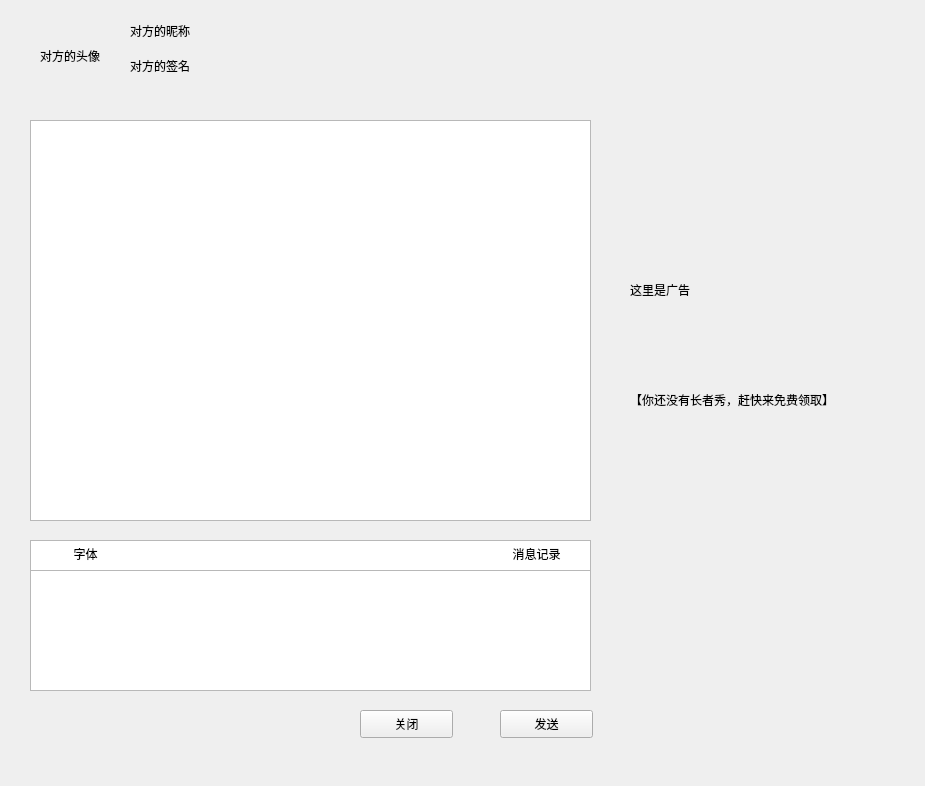
<?xml version="1.0" encoding="UTF-8"?>
<ui version="4.0">
 <class>ChatDialog</class>
 <widget class="QWidget" name="ChatDialog">
  <property name="geometry">
   <rect>
    <x>0</x>
    <y>0</y>
    <width>925</width>
    <height>786</height>
   </rect>
  </property>
  <property name="windowTitle">
   <string>Form</string>
  </property>
  <widget class="QTextEdit" name="messageBox_textEdit">
   <property name="geometry">
    <rect>
     <x>30</x>
     <y>120</y>
     <width>561</width>
     <height>401</height>
    </rect>
   </property>
  </widget>
  <widget class="QTextEdit" name="messageEdit_textEdit">
   <property name="geometry">
    <rect>
     <x>30</x>
     <y>570</y>
     <width>561</width>
     <height>121</height>
    </rect>
   </property>
  </widget>
  <widget class="QPushButton" name="send_pushButton">
   <property name="geometry">
    <rect>
     <x>500</x>
     <y>710</y>
     <width>93</width>
     <height>28</height>
    </rect>
   </property>
   <property name="text">
    <string>发送</string>
   </property>
  </widget>
  <widget class="QPushButton" name="close_pushButton">
   <property name="geometry">
    <rect>
     <x>360</x>
     <y>710</y>
     <width>93</width>
     <height>28</height>
    </rect>
   </property>
   <property name="text">
    <string>关闭</string>
   </property>
  </widget>
  <widget class="QPushButton" name="pushButton_3">
   <property name="geometry">
    <rect>
     <x>490</x>
     <y>540</y>
     <width>93</width>
     <height>28</height>
    </rect>
   </property>
   <property name="text">
    <string>消息记录</string>
   </property>
   <property name="flat">
    <bool>true</bool>
   </property>
  </widget>
  <widget class="QPushButton" name="pushButton_4">
   <property name="geometry">
    <rect>
     <x>50</x>
     <y>540</y>
     <width>71</width>
     <height>28</height>
    </rect>
   </property>
   <property name="text">
    <string>字体</string>
   </property>
   <property name="flat">
    <bool>true</bool>
   </property>
  </widget>
  <widget class="QLabel" name="advertisement_label">
   <property name="geometry">
    <rect>
     <x>630</x>
     <y>70</y>
     <width>251</width>
     <height>551</height>
    </rect>
   </property>
   <property name="text">
    <string>&lt;html&gt;&lt;head/&gt;&lt;body&gt;&lt;p&gt;这里是广告&lt;/p&gt;&lt;p&gt;&lt;br/&gt;&lt;/p&gt;&lt;p&gt;&lt;br/&gt;&lt;/p&gt;&lt;p&gt;【你还没有长者秀，赶快来免费领取】&lt;/p&gt;&lt;/body&gt;&lt;/html&gt;</string>
   </property>
  </widget>
  <widget class="QLabel" name="nickname_label">
   <property name="geometry">
    <rect>
     <x>130</x>
     <y>20</y>
     <width>81</width>
     <height>21</height>
    </rect>
   </property>
   <property name="text">
    <string>对方的昵称</string>
   </property>
  </widget>
  <widget class="QLabel" name="sign_label">
   <property name="geometry">
    <rect>
     <x>130</x>
     <y>50</y>
     <width>221</width>
     <height>31</height>
    </rect>
   </property>
   <property name="text">
    <string>对方的签名</string>
   </property>
  </widget>
  <widget class="QLabel" name="picture_labal">
   <property name="geometry">
    <rect>
     <x>40</x>
     <y>20</y>
     <width>72</width>
     <height>71</height>
    </rect>
   </property>
   <property name="text">
    <string>对方的头像</string>
   </property>
  </widget>
  <widget class="QTextEdit" name="textEdit">
   <property name="geometry">
    <rect>
     <x>30</x>
     <y>540</y>
     <width>561</width>
     <height>31</height>
    </rect>
   </property>
  </widget>
  <zorder>textEdit</zorder>
  <zorder>messageBox_textEdit</zorder>
  <zorder>send_pushButton</zorder>
  <zorder>close_pushButton</zorder>
  <zorder>pushButton_3</zorder>
  <zorder>pushButton_4</zorder>
  <zorder>advertisement_label</zorder>
  <zorder>nickname_label</zorder>
  <zorder>sign_label</zorder>
  <zorder>picture_labal</zorder>
  <zorder>messageEdit_textEdit</zorder>
 </widget>
 <resources/>
 <connections/>
</ui>
